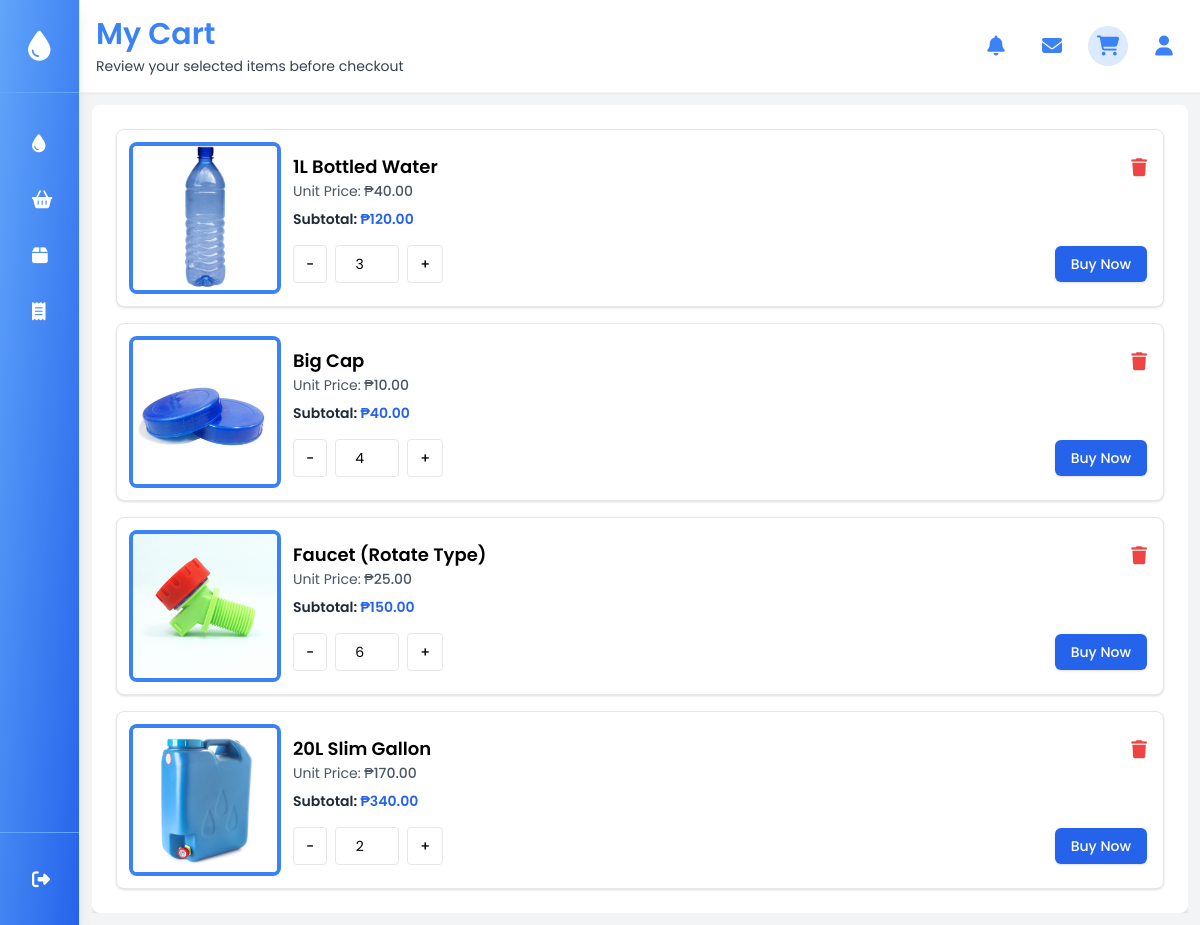
Page /Order/cart.php on the committed database.
### tables this page shows
CREATE TABLE `cart` (
  `cart_id` int(11) NOT NULL,
  `user_id` int(11) NOT NULL,
  `product_id` int(11) NOT NULL,
  `quantity` int(11) NOT NULL DEFAULT 1,
  `unit_price` decimal(10,2) NOT NULL,
  `subtotal` decimal(10,2) NOT NULL,
  `created_at` timestamp NOT NULL DEFAULT current_timestamp(),
  `updated_at` timestamp NOT NULL DEFAULT current_timestamp() ON UPDATE current_timestamp()
);

CREATE TABLE `inventory` (
  `item_id` int(11) NOT NULL,
  `category` enum('gallons','accessories','others','services') NOT NULL,
  `item_name` varchar(255) NOT NULL,
  `description` text DEFAULT NULL,
  `price` decimal(20,2) NOT NULL,
  `total_quantity` int(11) DEFAULT 0,
  `item_image` varchar(255) DEFAULT NULL,
  `created_at` timestamp NOT NULL DEFAULT current_timestamp(),
  `for_sale` tinyint(1) NOT NULL DEFAULT 1 COMMENT '1 = For Sale, 0 = Not For Sale'
);

### Order/cart.php (the view, shortened to what this page needs)
<!DOCTYPE html>
<html lang="en">
<head>
    <script src="https://cdn.tailwindcss.com"></script>
    <link rel="stylesheet" href="https://cdnjs.cloudflare.com/ajax/libs/font-awesome/6.4.0/css/all.min.css">
    <link rel="stylesheet" href="https://cdn.jsdelivr.net/npm/bootstrap-icons@1.11.3/font/bootstrap-icons.css" />
</head>
<body class="bg-gray-100">
    <div class="flex h-screen overflow-hidden">
        <div class="flex-1 ml-20 group-hover:ml-64 transition-all duration-300 ease-in-out">
            <div class="flex flex-col h-screen">
                <?php
                include '../Customer/includes/header.php';
                ?>
                <div class="m-3 flex flex-col flex-1 overflow-hidden">
                    <div id="browseView"
                        class="p-6 bg-white rounded-lg shadow-lg ring-3 ring-gray-200 flex flex-col flex-1 overflow-auto">
                        <div class="space-y-4">
                            <?php
                            $userId = 4;
                            $database = new Database();
                            $db = $database->getConnect();
                            $query = $db->prepare("
                                SELECT
                                    c.cart_id,
                                    c.product_id,
                                    c.quantity,
                                    c.unit_price,
                                    c.subtotal,
                                    p.item_image,
                                    p.item_name AS product_name
                                FROM cart c
                                JOIN inventory p ON p.item_id = c.product_id
                                WHERE c.user_id = :uid
                            ");
                            $query->execute(['uid' => $userId]);
                            $cartItems = $query->fetchAll(PDO::FETCH_ASSOC);
                            ?>
                            <?php foreach ($cartItems as $item): ?>
                                <div class="w-full bg-white shadow rounded-lg p-4 border flex gap-4 items-center" id="cart-item-<?= $item['cart_id'] ?>">
                                    <div class="flex-shrink-0">
                                        <img src="../Assets/<?= $item['item_image'] ?>"
                                            alt="<?= htmlspecialchars($item['product_name']) ?>"
                                            class="w-36 h-36 object-cover rounded ring-4 ring-blue-500">
                                    </div>
                                    <div class="flex-1 flex flex-col">
                                        <div class="flex items-start justify-between">
                                            <h2 class="text-lg font-semibold flex-1">
                                                <?= htmlspecialchars($item['product_name']) ?>
                                            </h2>
                                            <button
                                                type="button"
                                                class="text-red-500 rounded hover:text-red-700 transition ml-2 deleteItemBtn"
                                                data-id="<?= $item['cart_id'] ?>"
                                                title="Remove item">
                                                <i class="fa-solid fa-trash text-lg"></i>
                                            </button>
                                        </div>
                                        <div class="mb-4 space-y-2">
                                            <p class="text-sm text-gray-600">
                                                Unit Price: <span class="font-medium">₱<?= number_format($item['unit_price'], 2) ?></span>
                                            </p>
                                            <p class="text-sm text-gray-800 font-semibold">
                                                Subtotal: <span class="subtotal text-blue-600">₱<?= number_format($item['subtotal'], 2) ?></span>
                                            </p>
                                        </div>
                                        <div class="flex items-center justify-between gap-4">
                                            <form action="update_cart.php" method="POST" class="flex items-center gap-2">
                                                <button type="submit" name="action" value="decrement"
                                                    class="px-3 py-2 bg-white border hover:bg-gray-100 rounded text-sm font-medium transition">
                                                    −
                                                </button>
                                                <input type="number" name="quantity"
                                                    value="<?= $item['quantity'] ?>"
                                                    class="w-16 border rounded p-2 text-center text-sm" min="1">
                                                <button type="submit" name="action" value="increment"
                                                    class="px-3 py-2 bg-white border hover:bg-gray-100 rounded text-sm font-medium transition">
                                                    +
                                                </button>
                                            </form>
                                            <button class="bg-blue-600 hover:bg-blue-700 text-white px-4 py-2 rounded-md text-sm font-medium shadow transition"
                                                onclick="buyNow(<?= $item['cart_id'] ?>)">
                                                Buy Now
                                            </button>
                                        </div>
                                    </div>
                                </div>
                            <?php endforeach; ?>
                        </div>
                    </div>
                </div>
            </div>
        </div>
    </div>
</body>
</html>

### Order/cart.php (style rules this page uses)
body { font-family: 'Poppins', sans-serif; }

### rows in the picture
cart: product.item_image (picture), product.item_name "1L Bottled Water", unit_price "40.00", subtotal "120.00", quantity "3"
cart: product.item_image (picture), product.item_name "Big Cap", unit_price "10.00", subtotal "40.00", quantity "4"
cart: shows a picture, product.item_name "Faucet (Rotate Type)", unit_price "25.00", subtotal "150.00", quantity "6"
cart: product.item_image (picture), product.item_name "20L Slim Gallon", unit_price "170.00", subtotal "340.00", quantity "2"

### other values in the picture
$pageTitle "My Cart"
$pageSubtitle "Review your selected items before checkout"
